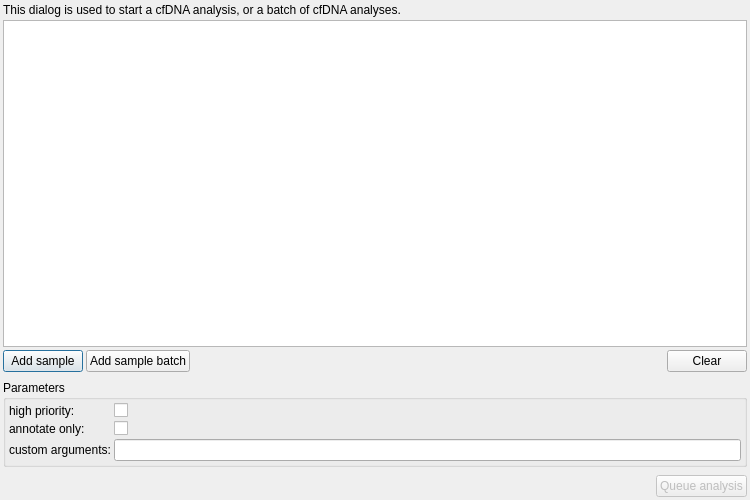
<?xml version="1.0" encoding="UTF-8"?>
<ui version="4.0">
 <class>CfdnaAnalysisDialog</class>
 <widget class="QDialog" name="CfdnaAnalysisDialog">
  <property name="geometry">
   <rect>
    <x>0</x>
    <y>0</y>
    <width>750</width>
    <height>500</height>
   </rect>
  </property>
  <property name="minimumSize">
   <size>
    <width>750</width>
    <height>500</height>
   </size>
  </property>
  <property name="windowTitle">
   <string>Start sample analysis</string>
  </property>
  <layout class="QVBoxLayout" name="verticalLayout">
   <property name="spacing">
    <number>3</number>
   </property>
   <property name="leftMargin">
    <number>3</number>
   </property>
   <property name="topMargin">
    <number>3</number>
   </property>
   <property name="rightMargin">
    <number>3</number>
   </property>
   <property name="bottomMargin">
    <number>3</number>
   </property>
   <item>
    <widget class="QLabel" name="label_7">
     <property name="text">
      <string>&lt;html&gt;&lt;head/&gt;&lt;body&gt;&lt;p&gt;This dialog is used to start a cfDNA analysis, or a batch of cfDNA analyses.&lt;/p&gt;&lt;/body&gt;&lt;/html&gt;</string>
     </property>
     <property name="alignment">
      <set>Qt::AlignBottom|Qt::AlignLeading|Qt::AlignLeft</set>
     </property>
     <property name="wordWrap">
      <bool>true</bool>
     </property>
    </widget>
   </item>
   <item>
    <widget class="QTableWidget" name="samples_table">
     <property name="editTriggers">
      <set>QAbstractItemView::NoEditTriggers</set>
     </property>
    </widget>
   </item>
   <item>
    <layout class="QHBoxLayout" name="horizontalLayout_2">
     <property name="spacing">
      <number>3</number>
     </property>
     <item>
      <widget class="QPushButton" name="add_sample">
       <property name="text">
        <string>Add sample</string>
       </property>
       <property name="icon">
        <iconset resource="GSvar.qrc">
         <normaloff>:/Icons/Add.png</normaloff>:/Icons/Add.png</iconset>
       </property>
      </widget>
     </item>
     <item>
      <widget class="QPushButton" name="add_batch">
       <property name="text">
        <string>Add sample batch</string>
       </property>
       <property name="icon">
        <iconset resource="GSvar.qrc">
         <normaloff>:/Icons/Add_batch.png</normaloff>:/Icons/Add_batch.png</iconset>
       </property>
      </widget>
     </item>
     <item>
      <spacer name="horizontalSpacer_2">
       <property name="orientation">
        <enum>Qt::Horizontal</enum>
       </property>
       <property name="sizeHint" stdset="0">
        <size>
         <width>40</width>
         <height>20</height>
        </size>
       </property>
      </spacer>
     </item>
     <item>
      <widget class="QPushButton" name="clear">
       <property name="text">
        <string>Clear</string>
       </property>
       <property name="icon">
        <iconset resource="GSvar.qrc">
         <normaloff>:/Icons/Remove.png</normaloff>:/Icons/Remove.png</iconset>
       </property>
      </widget>
     </item>
    </layout>
   </item>
   <item>
    <spacer name="verticalSpacer_2">
     <property name="orientation">
      <enum>Qt::Vertical</enum>
     </property>
     <property name="sizeType">
      <enum>QSizePolicy::Fixed</enum>
     </property>
     <property name="sizeHint" stdset="0">
      <size>
       <width>5</width>
       <height>5</height>
      </size>
     </property>
    </spacer>
   </item>
   <item>
    <widget class="QGroupBox" name="param_group">
     <property name="title">
      <string>Parameters</string>
     </property>
     <property name="flat">
      <bool>true</bool>
     </property>
     <layout class="QFormLayout" name="formLayout">
      <property name="horizontalSpacing">
       <number>3</number>
      </property>
      <property name="verticalSpacing">
       <number>3</number>
      </property>
      <property name="leftMargin">
       <number>3</number>
      </property>
      <property name="topMargin">
       <number>3</number>
      </property>
      <property name="rightMargin">
       <number>3</number>
      </property>
      <property name="bottomMargin">
       <number>3</number>
      </property>
      <item row="0" column="1">
       <widget class="QCheckBox" name="high_priority">
        <property name="text">
         <string/>
        </property>
        <property name="checked">
         <bool>false</bool>
        </property>
       </widget>
      </item>
      <item row="3" column="1">
       <widget class="QLineEdit" name="custom_args"/>
      </item>
      <item row="0" column="0">
       <widget class="QLabel" name="label">
        <property name="text">
         <string>high priority:</string>
        </property>
       </widget>
      </item>
      <item row="3" column="0">
       <widget class="QLabel" name="label_2">
        <property name="text">
         <string>custom arguments:</string>
        </property>
       </widget>
      </item>
      <item row="2" column="0">
       <widget class="QLabel" name="label_3">
        <property name="toolTip">
         <string>&lt;html&gt;&lt;head/&gt;&lt;body&gt;&lt;p&gt;Skips the variant calling part and perform only the annotation part of variant calling steps (small variants, CNVs, SVs).&lt;/p&gt;&lt;/body&gt;&lt;/html&gt;</string>
        </property>
        <property name="text">
         <string>annotate only: </string>
        </property>
       </widget>
      </item>
      <item row="2" column="1">
       <widget class="QCheckBox" name="annotate_only">
        <property name="text">
         <string/>
        </property>
       </widget>
      </item>
     </layout>
    </widget>
   </item>
   <item>
    <spacer name="verticalSpacer">
     <property name="orientation">
      <enum>Qt::Vertical</enum>
     </property>
     <property name="sizeType">
      <enum>QSizePolicy::Fixed</enum>
     </property>
     <property name="sizeHint" stdset="0">
      <size>
       <width>5</width>
       <height>5</height>
      </size>
     </property>
    </spacer>
   </item>
   <item>
    <layout class="QHBoxLayout" name="horizontalLayout">
     <property name="spacing">
      <number>3</number>
     </property>
     <item>
      <spacer name="horizontalSpacer">
       <property name="orientation">
        <enum>Qt::Horizontal</enum>
       </property>
       <property name="sizeHint" stdset="0">
        <size>
         <width>40</width>
         <height>20</height>
        </size>
       </property>
      </spacer>
     </item>
     <item>
      <widget class="QPushButton" name="start_button">
       <property name="enabled">
        <bool>false</bool>
       </property>
       <property name="text">
        <string>Queue analysis</string>
       </property>
      </widget>
     </item>
    </layout>
   </item>
  </layout>
 </widget>
 <resources>
  <include location="GSvar.qrc"/>
 </resources>
 <connections>
  <connection>
   <sender>start_button</sender>
   <signal>clicked()</signal>
   <receiver>CfdnaAnalysisDialog</receiver>
   <slot>accept()</slot>
   <hints>
    <hint type="sourcelabel">
     <x>519</x>
     <y>251</y>
    </hint>
    <hint type="destinationlabel">
     <x>281</x>
     <y>133</y>
    </hint>
   </hints>
  </connection>
 </connections>
</ui>
